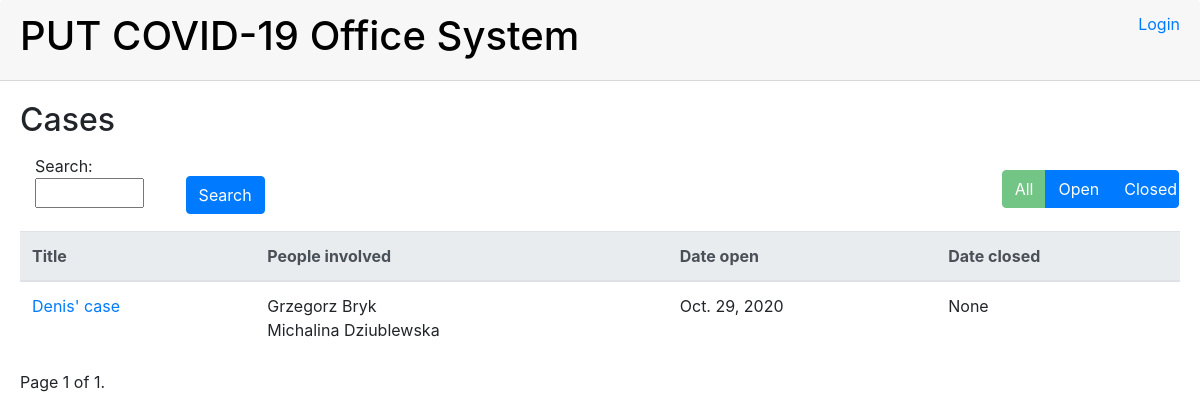
The page /cases?open=None&search= on the database its author committed.
### apps/covid/models.py (models this page shows)
class Case(Model):
    title = models.CharField(max_length=255)
    people = models.ManyToManyField(Person, related_name="cases")
    date_open = models.DateField(auto_now_add=True)
    date_close = models.DateField(null=True, blank=True)
    def __str__(self):
        return self.title

class Person(Model):
    first_name = models.CharField(max_length=32)
    middle_name = models.CharField(max_length=32, null=True, blank=True)
    last_name = models.CharField(max_length=32)
    email = models.EmailField(null=True, blank=True)
    phone_number = PhoneNumberField(null=True, blank=True, unique=True)
    role = models.CharField(max_length=1, default="N", choices=(("S", "Student"),
                                                                ("E", "Employee"),
                                                                ("N", "None")))
    health_state = models.ForeignKey(HealthState, on_delete=models.SET_NULL, null=True, blank=False)
    dorm = models.IntegerField(default=0, choices=(
        (0, "None"),
        (1, "DS1"),
        (2, "DS2"),
        (3, "DS3"),
        (4, "DS4"),
        (5, "DS5"),
        (6, "DS6"),
    ))
    unit = models.ForeignKey(Unit, null=True, blank=True, on_delete=models.SET_NULL)
    def __str__(self):
        middle = f" {self.middle_name} " if self.middle_name is not None else ' '
        return f"{self.first_name}{middle}{self.last_name}"

### apps/covid/views.py (the view)
# urls.py: path('cases', views.CaseListView.as_view(), name='cases'),
class CaseListView(ListView):
    model = Case
    paginate_by = 10
    def get_queryset(self):
        open = self.request.GET.get('open', None)
        if open == "None":
            q = Case.objects.all()
        elif open == "true":
            q = Case.objects.filter(Q(date_close__isnull=True) | Q(date_close__gt=timezone.now())).order_by('date_open')
        else:
            q = Case.objects.filter(date_close__lte=timezone.now()).order_by('date_close')
        search = self.request.GET.get('search', None)
        if search is not None:
            q = q.filter(title__icontains=search)
        return q
    def get_context_data(self, **kwargs):
        context = super(CaseListView, self).get_context_data()
        context["search"] = self.request.GET.get('search', '')
        context["open"] = self.request.GET.get('open', 'None')
        if context["open"] != 'None':
            context["open"] = context["open"] == "true"
        else:
            context["open"] = None
        return context

### templates/covid/case_list.html (shortened to what this page needs)
{% extends 'base.html' %}
{% block content %}
    <h2>Cases</h2>
    <div class="d-flex justify-content-between">
        <form method="get" class="flex-fill">
            <div class="form-group">
                <label class="col-sm-2 col-form-label">
                    Search:
                    <input type="text" name="search" class="col-sm-10" value="{{ search }}"/>
                </label>
                <button type="submit" class="btn btn-primary">Search</button>
            </div>
        </form>
        <div class="align-self-center btn-group col-sm-2">
            <a class="col-sm-5 btn {% if open == None %}btn-success disabled{% else %}btn-primary{% endif %}" href="{{ request.path }}?open=None&search={{ search }}">All</a>
            <a class="col-sm-5 btn {% if open == True %}btn-success disabled{% else %}btn-primary{% endif %}" href="{{ request.path }}?open=true&search={{ search }}">Open</a>
            <a class="col-sm-5 btn {% if open == False %}btn-success disabled{% else %}btn-primary{% endif %}" href="{{ request.path }}?open=false&search={{ search }}">Closed</a>
        </div>
    </div>
    <table class="table">
        <thead class="thead-light">
        <tr>
            <th scope="col">Title</th>
            <th scope="col">People involved</th>
            <th scope="col">Date open</th>
            <th scope="col">Date closed</th>
        </tr>
        </thead>
        {% for case in page_obj %}
            <tr>
                <td><a href={% url "home" %}>{{ case }}</a></td>
                <td>{% for person in case.people.all %}
                    {{ person }}<br>
                {% endfor %}</td>
                <td>{{ case.date_open }}</td>
                <td>{{ case.date_close }}</td>
            </tr>
        {% endfor %}
    </table>
    <div class="pagination">
    <span class="step-links">
        <span class="current">
            Page {{ page_obj.number }} of {{ page_obj.paginator.num_pages }}.
        </span>
    </span>
    </div>
{% endblock %}

### templates/base.html (shortened to what this page needs)
<!DOCTYPE html>
<html lang="en">
<head>
    <link rel="stylesheet" href="https://stackpath.bootstrapcdn.com/bootstrap/4.5.0/css/bootstrap.min.css"
>
</head>
<body>
<div class="card-header d-flex justify-content-between">
    <a href="{% url "home" %}" class="text-decoration-none" style="color: black"><h1>PUT COVID-19 Office System</h1>
    </a>
    <div>
        {% if request.user.is_authenticated %}
            <a href="{% url 'logout' %}">Logout</a>
        {% else %}
            <a href="{% url 'login' %}">Login</a>
        {% endif %}
    </div>
</div>
<main class="card-body">
    {% block content %}
    {% endblock %}
</main>
</body>
</html>

### rows shown on the page
Case: title "Denis' case", date_open "Oct. 29, 2020", date_close "None"
Person: middle_name+first_name+last_name "Grzegorz Bryk"
Person: middle_name+first_name+last_name "Michalina Dziublewska"

### other values the page prints
{{ page_obj.number }} "1"
{{ page_obj.paginator.num_pages }} "1"
